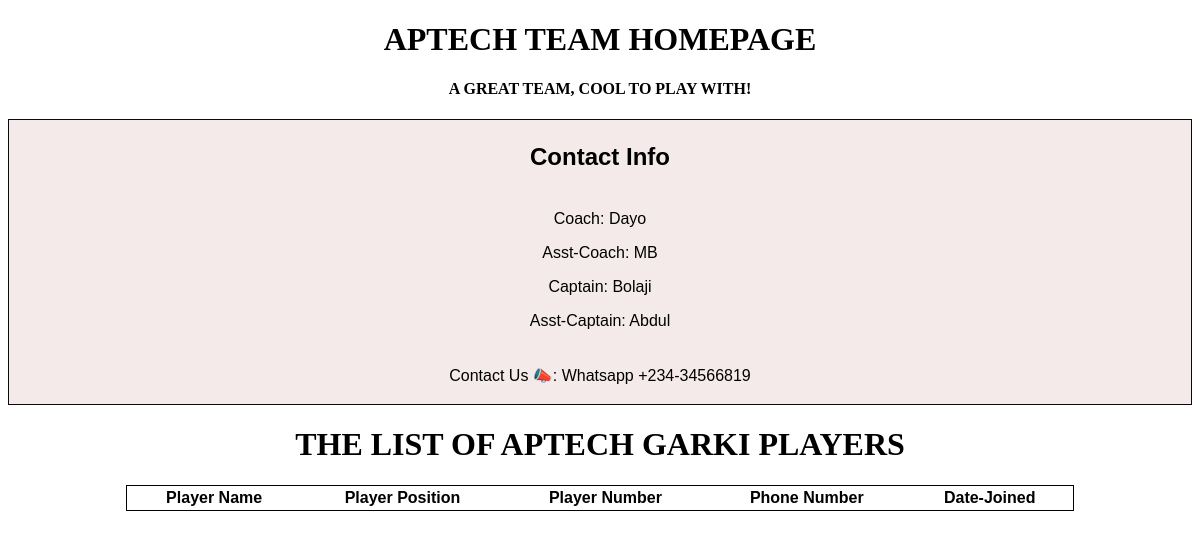
Before: / with the older database file.
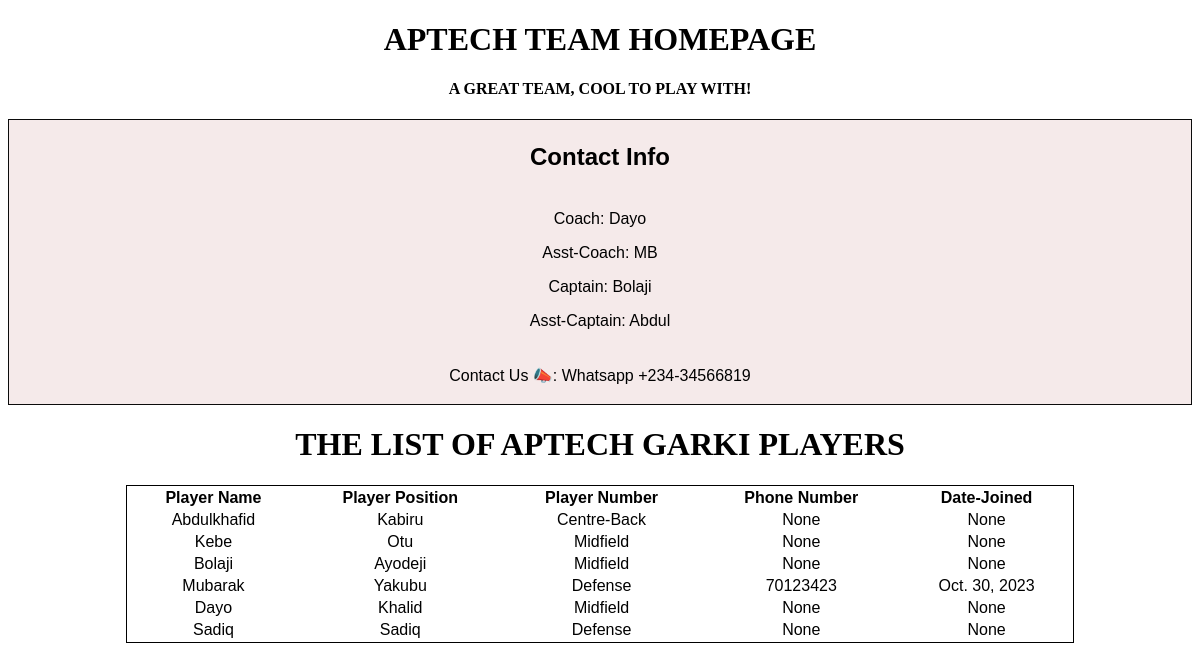
After: the same page with the newer database file.
### aptechteam/models.py (models this page shows)
class Members(models.Model):
    firstname = models.CharField(max_length=255)
    lastname = models.CharField(max_length=255)
    position = models.CharField(max_length=20, null=True)
    phone = models.IntegerField(null=True)
    joined_date = models.DateField(null=True)

### aptechteam/views.py (the view)
# urls.py: path("", views.members, name='aptechteam')
def members(request):
    team_members = Members.objects.all().values()
    context = {
        "team" : team_members,
    }
    return render(request, "allmembers.html", context)

### aptechteam/templates/allmembers.html (shortened to what this page needs)
<!DOCTYPE html>
<html lang="en">
<head>
</head>
<body>
    <h1 class="text-center">Aptech team homepage</h1>
    <h4 class="text-center">a great team, cool to play with!</h4>
    <div class="card">
        <div class="card-header">
            <h2>contact info</h2>
        </div>
        <div class="card-body">
            <p>Coach: Dayo</p>
            <p>Asst-Coach: MB</p>
            <p>Captain: Bolaji</p>
            <p>Asst-Captain: Abdul</p>
        </div>
        <div class="card-footer">
            <p>contact us 📣: whatsapp +234-34566819</p>
        </div>
    </div>
    <h1 class="text-center">the list of aptech garki players</h1>
    {% block content %}
    <table>
        <thead>
            <td>player name</td>
            <td>player position</td>
            <td>player number</td>
            <td>phone number</td>
            <td>date-joined</td>
        </thead>
        {% for x in team %}
        <tr>
            <td>{{ x.firstname }}</td>
            <td>{{ x.lastname }}</td>
            <td>{{ x.position }}</td>
            <td>{{ x.phone }}</td>
            <td>{{ x.joined_date }}</td>
        </tr>
        {% endfor %}
    </table>
    {% endblock %}
</body>
</html>

### aptechteam/templates/allmembers.html (style rules this page uses)
* { text-transform: capitalize; }
.text-center { text-align: center; text-transform: uppercase; }
.card { background: rgb(245, 234, 234); font-family: 'Franklin Gothic Medium', 'Arial Narrow', Arial, sans-serif; border: 1px solid rgb(11, 11, 11); text-align: center; }
.card-header, .card-footer { padding: 0.2em; }
table { width: 80%; margin: auto; border: 1px solid #000; text-align: center; }
table thead { font-weight: bold; }
table tr { font-family: 'Gill Sans', 'Gill Sans MT', Calibri, 'Trebuchet MS', sans-serif; }

Changed rows visible on the page:
added Members: firstname "Abdulkhafid", lastname "Kabiru", position "Centre-Back", phone "None", joined_date "None"
added Members: firstname "Kebe", lastname "Otu", position "Midfield", phone "None", joined_date "None"
added Members: firstname "Bolaji", lastname "Ayodeji", position "Midfield", phone "None", joined_date "None"
added Members: firstname "Mubarak", lastname "Yakubu", position "Defense", phone "70123423", joined_date "Oct. 30, 2023"
added Members: firstname "Dayo", lastname "Khalid", position "Midfield", phone "None", joined_date "None"
added Members: firstname "Sadiq", lastname "Sadiq", position "Defense", phone "None", joined_date "None"
